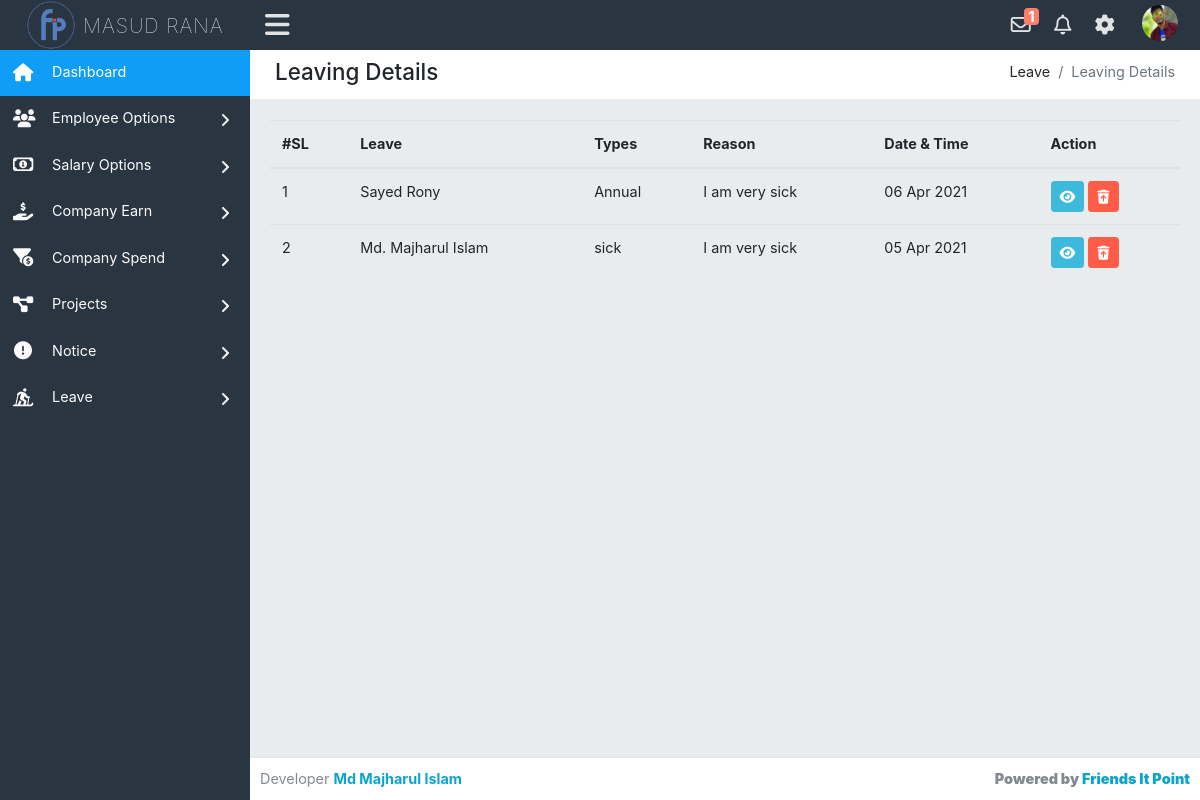
The page /admin/leavingDetails.php (signed in) on the database its author committed.
### tables this page shows
CREATE TABLE `leaving` (
  `left_id` int(100) NOT NULL,
  `left_emp` varchar(100) NOT NULL,
  `left_empid` int(50) NOT NULL,
  `company` varchar(100) NOT NULL,
  `left_report` varchar(100) NOT NULL,
  `left_day` int(50) NOT NULL,
  `left_from` varchar(20) NOT NULL,
  `left_to` varchar(20) NOT NULL,
  `left_desc` varchar(255) NOT NULL,
  `left_reason` varchar(100) NOT NULL,
  `app_sign` varchar(100) NOT NULL,
  `app_date` varchar(20) NOT NULL,
  `left_accept` varchar(50) NOT NULL,
  `approve_by` varchar(100) NOT NULL,
  `approve_date` varchar(20) NOT NULL,
  `approval` int(2) NOT NULL
);

### admin/leavingDetails.php (the view, shortened to what this page needs)
<?php require_once('header.php'); ?>
<div class="row">
    <div class="col-xl-12">
        <div class="breadcrumb-holder">
            <h1 class="main-title float-left">Leaving Details</h1>
            <ol class="breadcrumb float-right">
                <li class="breadcrumb-item">Leave</li>
                <li class="breadcrumb-item active">Leaving Details</li>
            </ol>
            <div class="clearfix"></div>
        </div>
    </div>
</div>
<div class="row">
	<div class="col-md-12">
   		<div class="table-responsive">
			<table class="table">
			  <thead>
			    <th>#SL</th>
			    <th>Leave</th>
			    <th>Types</th>
			    <th>Reason</th>
			    <th>Date & Time</th>
			    <th>Action</th>
			  </thead>
			  <tbody>
			    <?php
			        $stm  = $pdo->prepare('SELECT * FROM leaving ORDER BY app_date DESC');
			        $stm->execute();
			        $result = $stm->fetchAll(PDO::FETCH_ASSOC);
			        $sl = 1;
			        foreach ($result as $row) :
			     ?>
			    <tr>
			      <td><?php echo $sl;$sl++; ?></td>
			      <td><?php echo $row['left_emp']; ?></td>
			      <td><?php echo $row['left_reason']; ?></td>
			      <td>
			        <?php
			            $long_desc = explode(" ", $row['left_desc']);
			            $short = array_slice($long_desc,0,10);
			            $final_desc = implode(" ",$short);
			            echo $final_desc;
			         ?>
			      </td>
			      <td>
			        <?php
			            $apply_date = $row['app_date'];
			            $day = substr($apply_date,8,2);
			            $month = substr($apply_date,5,2);
			            $year = substr($apply_date,0,4);
			            if($month == '04') { $month = 'Apr';}
			            echo $day." ".$month." ".$year;
			         ?>
			      </td>
			      <td>
			        <a class="btn btn-sm btn-info" data-fancybox data-src="#hidden-content<?php echo $row['left_id'];?>" href="javascript:;<?php echo $row['left_id'];?>"><i class="fas fa-eye"></i></a>
		  <a class="btn btn-sm btn-danger" onclick="return confirm('Are you sure delete this data?')" href="leaving-details.php?delId=<?php echo $row['left_id'];?>"><i class="fas fa-trash-restore"></i></a>
          </td>
        </tr>
      <?php endforeach; ?>
      </tbody>
    </table>
  </div>
	</div>
</div>
<?php require_once('footer.php'); ?>

### admin/header.php (shortened to what this page needs)
<?php require_once('../config.php'); ?>
<!DOCTYPE html>
<html lang="en">
<head>
    <link href="../assets/css/bootstrap.min.css" rel="stylesheet" type="text/css" />
    <link href="../assets/font-awesome/css/all.css" rel="stylesheet" type="text/css" />
    <link rel="stylesheet" href="../fancybox-master/dist/jquery.fancybox.min.css">
    <link rel="stylesheet" href="../livedatetime/clock.css">
    <link rel="stylesheet" href="../livedatetime/calendar.css">
    <link href='https://netdna.bootstrapcdn.com/font-awesome/3.2.1/css/font-awesome.css' rel='stylesheet' type='text/css'>
    <link rel="stylesheet" type="text/css" href="../assets/css/dataTables.bootstrap.min.css" />
    <link rel="stylesheet" type="text/css" href="../assets/plugins/datatables/datatables.min.css" />
    <link href="../assets/css/style.css" rel="stylesheet" type="text/css" />
</head>
<body class="adminbody">
    <div id="main">
        <div class="headerbar">
            <?php
                $stm = $pdo->prepare('SELECT * FROM admin_info WHERE admin_id=?');
                $stm->execute(array($_SESSION['logged_in']));
                $rslt = $stm->fetchAll(PDO::FETCH_ASSOC);
                foreach($rslt as $row) :
            ?>
            <div class="headerbar-left">
                <a href="index.php" class="logo">
                    <img alt="Logo" src="../assets/images/logo.png" />
                    <span><?php echo $row['admin_name']; ?></span>
                </a>
            </div>
            <nav class="navbar-custom">
                <ul class="list-inline float-right mb-0">
                    <li class="list-inline-item dropdown notif">
                        <a class="nav-link dropdown-toggle arrow-none" data-toggle="dropdown" href="#" aria-haspopup="false" aria-expanded="false">
                            <i class="far fa-envelope"></i>
                            <?php
                                $notify_s = $pdo->prepare('SELECT * FROM notification WHERE type=? AND status=? ORDER BY date DESC');
                                $notify_s->execute(array('salary','unread'));
                                $notify_result = $notify_s->fetchAll(PDO::FETCH_ASSOC);
                                if(count($notify_result) > 0 ) :
                             ?>
                            <span class="mycounter"><?php echo count($notify_result); ?></span>
                            <?php endif; ?>
                        </a>
                    </li>
                    <li class="list-inline-item dropdown notif">
                        <a class="nav-link dropdown-toggle arrow-none" data-toggle="dropdown" href="#" aria-haspopup="false" aria-expanded="false">
                            <i class="far fa-bell"></i>
                        </a>
                    </li>
                    <li class="list-inline-item dropdown notif">
                        <a class="nav-link dropdown-toggle arrow-none" data-toggle="dropdown" href="#" aria-haspopup="false" aria-expanded="false">
                            <i class="fas fa-cog"></i>
                        </a>
                    </li>
                    <li class="list-inline-item dropdown notif">
                        <a class="nav-link dropdown-toggle nav-user" data-toggle="dropdown" href="#" aria-haspopup="false" aria-expanded="false">
                            <?php if($row['admin_pic'] != 'avatar') : ?>
                            <img src="../uploads/<?php echo $row['admin_pic']; ?>" alt="Profile image" class="avatar-rounded">
                            <?php else : ?>
                            <img src="../assets/images/avatars/admin.png" alt="Profile image" class="avatar-rounded">
                        </a>
                        <?php endif; endforeach; ?>
                    </li>
                </ul>
                <ul class="list-inline menu-left mb-0">
                    <li class="float-left">
                        <button class="button-menu-mobile open-left">
                            <i class="fas fa-bars"></i>
                        </button>
                    </li>
                </ul>
            </nav>
        </div>
        <div class="left main-sidebar">
            <div class="sidebar-inner leftscroll">
                <div id="sidebar-menu">
                    <ul>
                        <li class="submenu">
                            <a class="active" href="index.php">
                                <i class="fas fa-home"></i>
                                <span> Dashboard </span>
                            </a>
                        </li>
                        <li class="submenu">
                            <a id="tables" href="#">
                                <i class="fas fa-users"></i>
                                <span> Employee Options </span>
                                <span class="menu-arrow"></span>
                            </a>
                        </li>
                        <li class="submenu">
                            <a id="tables" href="#">
                                <i class="far fa-money-bill-alt"></i>
                                <span> Salary Options </span>
                                <span class="menu-arrow"></span>
                            </a>
                        </li>
                        <li class="submenu">
                            <a id="tables" href="#">
                                <i class="fas fa-hand-holding-usd"></i>
                                <span> Company Earn </span>
                                <span class="menu-arrow"></span>
                            </a>
                        </li>
                        <li class="submenu">
                            <a id="tables" href="#">
                                <i class="fas fa-funnel-dollar"></i>
                                <span> Company Spend </span>
                                <span class="menu-arrow"></span>
                            </a>
                        </li>
                        <li class="submenu">
                            <a id="tables" href="#">
                                <i class="fas fa-project-diagram"></i>
                                <span> Projects </span>
                                <span class="menu-arrow"></span>
                            </a>
                        </li>
                        <li class="submenu">
                            <a id="tables" href="#">
                                <i class="fas fa-exclamation-circle"></i>
                                <span> Notice </span>
                                <span class="menu-arrow"></span>
                            </a>
                        </li>
                        <li class="submenu">
                            <a id="tables" href="#">
                                <i class="fas fa-skiing-nordic"></i>
                                <span> Leave </span>
                                <span class="menu-arrow"></span>
                            </a>
                        </li>
                    </ul>
                </div>
            </div>
        </div>
        <div class="content-page">
            <div class="content">
                <div class="container-fluid">

### livedatetime/clock.css (style rules this page uses)
* { margin: 0; padding: 0; box-sizing: border-box; }

### rows shown on the page
leaving: left_emp "Sayed Rony", left_reason "Annual", left_desc "I am very sick", app_date "06", app_date "Apr", app_date "2021"
leaving: left_emp "Md. Majharul Islam", left_reason "sick", left_desc "I am very sick", app_date "05", app_date "Apr", app_date "2021"

### other values the page prints
$row['admin_name'] "MASUD RANA"
count($notify_result) "1"
